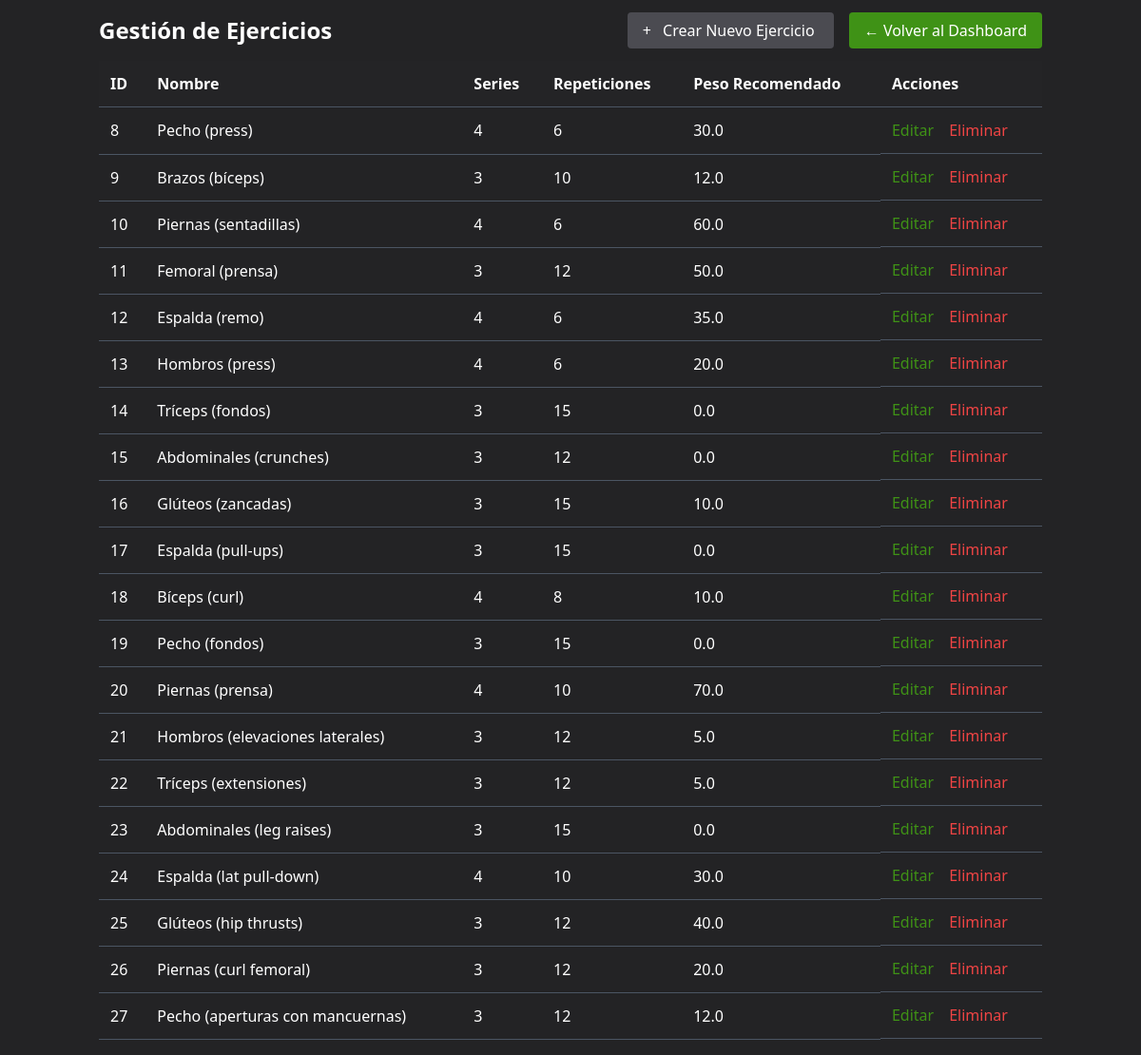
Before: /ejercicios/ (signed in) with the older database file.
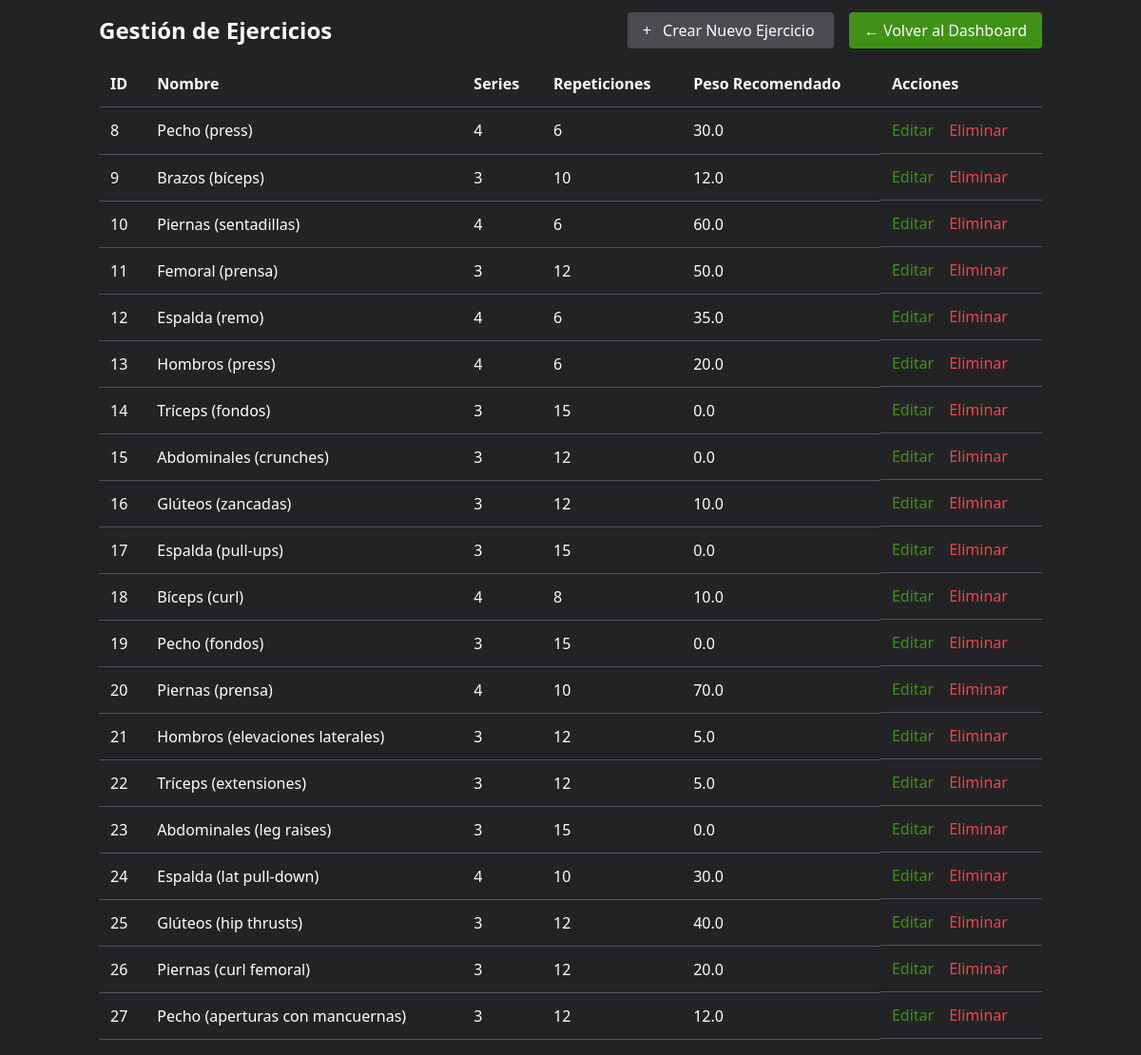
After: the same page with the newer database file.
### accounts/models.py (models this page shows, shortened)
class Ejercicio(models.Model):
    administrador = models.ForeignKey(
        User,
        on_delete=models.SET_NULL,
        null=True,
        blank=True,
        related_name='ejercicios_creados'
    )
    nombre = models.CharField(max_length=100)
    series = models.IntegerField()
    repeticiones = models.IntegerField()
    peso_recomendado = models.FloatField()

### accounts/views.py (the view)
# urls.py: path('ejercicios/', views.ejercicio_list, name='ejercicio_list'),
@login_required
@superadmin_required
def ejercicio_list(request):
    ejercicios = Ejercicio.objects.all()
    return render(request, 'accounts/ejercicio_list.html', {'ejercicios': ejercicios})

### accounts/templates/accounts/ejercicio_list.html (shortened to what this page needs)
<!DOCTYPE html>
<html lang="en">
  <head>
    <script src="https://cdn.tailwindcss.com"></script>
  </head>
  <body class="bg-dark-main text-white min-h-screen">
    <div class="container mx-auto p-4">
      <div class="flex justify-between items-center mb-4">
        <h2 class="text-2xl font-bold">Gestión de Ejercicios</h2>
        <div>
          <a
            href="{% url 'create_ejercicio' %}"
            class="bg-accent text-white px-4 py-2 rounded hover:bg-gray-700"
          >
            <span class="mr-2">+</span> Crear Nuevo Ejercicio
          </a>
          <a
            href="{% url 'admin_dashboard' %}"
            class="bg-bt text-white px-4 py-2 rounded hover:bg-green-700 ml-4"
          >
            ← Volver al Dashboard
          </a>
        </div>
      </div>
      <table class="w-full text-left border-collapse">
        <thead>
          <tr class="bg-dark-secondary">
            <th class="p-3 border-b border-gray-600">ID</th>
            <th class="p-3 border-b border-gray-600">Nombre</th>
            <th class="p-3 border-b border-gray-600">Series</th>
            <th class="p-3 border-b border-gray-600">Repeticiones</th>
            <th class="p-3 border-b border-gray-600">Peso Recomendado</th>
            <th class="p-3 border-b border-gray-600">Acciones</th>
          </tr>
        </thead>
        <tbody>
          {% for ejercicio in ejercicios %}
          <tr class="hover:bg-gray-700">
            <td class="p-3 border-b border-gray-600">{{ ejercicio.id }}</td>
            <td class="p-3 border-b border-gray-600">{{ ejercicio.nombre }}</td>
            <td class="p-3 border-b border-gray-600">{{ ejercicio.series }}</td>
            <td class="p-3 border-b border-gray-600">
              {{ ejercicio.repeticiones }}
            </td>
            <td class="p-3 border-b border-gray-600">
              {{ ejercicio.peso_recomendado }}
            </td>
            <td class="p-3 border-b border-gray-600 flex space-x-4">
              <a
                href="{% url 'update_ejercicio' ejercicio.id %}"
                class="text-accent hover:underline flex items-center"
              >
                Editar
              </a>
              <a
                href="{% url 'delete_ejercicio' ejercicio.id %}"
                class="text-red-500 hover:underline flex items-center"
              >
                Eliminar
              </a>
            </td>
          </tr>
          {% endfor %}
        </tbody>
      </table>
    </div>
  </body>
</html>

Changed rows visible on the page:
changed Ejercicio "Glúteos (zancadas)": repeticiones "15" → "12"
